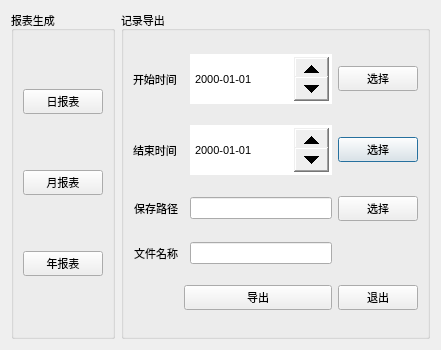
<?xml version="1.0" encoding="UTF-8"?>
<ui version="4.0">
 <class>LogExportModelDlg</class>
 <widget class="QDialog" name="LogExportModelDlg">
  <property name="geometry">
   <rect>
    <x>0</x>
    <y>0</y>
    <width>441</width>
    <height>350</height>
   </rect>
  </property>
  <property name="font">
   <font>
    <family>Ubuntu</family>
    <pointsize>8</pointsize>
    <italic>false</italic>
    <bold>false</bold>
   </font>
  </property>
  <property name="windowTitle">
   <string>Dialog</string>
  </property>
  <property name="styleSheet">
   <string notr="true">font: 8pt &quot;Ubuntu&quot;;</string>
  </property>
  <layout class="QGridLayout" name="gridLayout_2">
   <item row="0" column="1">
    <widget class="QGroupBox" name="groupBox">
     <property name="title">
      <string>记录导出</string>
     </property>
     <layout class="QGridLayout" name="gridLayout">
      <item row="1" column="0" colspan="2">
       <widget class="QLabel" name="label_2">
        <property name="text">
         <string>结束时间</string>
        </property>
       </widget>
      </item>
      <item row="1" column="2">
       <widget class="QDateEdit" name="endDateEdit">
        <property name="minimumSize">
         <size>
          <width>0</width>
          <height>50</height>
         </size>
        </property>
        <property name="styleSheet">
         <string notr="true">QDateEdit::up-button
{
	width: 35px;
	height: 25px;
}

QDateEdit::down-button
{
	width: 35px;
	height: 25px;
}</string>
        </property>
        <property name="displayFormat">
         <string>yyyy-MM-dd</string>
        </property>
       </widget>
      </item>
      <item row="0" column="0">
       <widget class="QLabel" name="label">
        <property name="text">
         <string>开始时间</string>
        </property>
       </widget>
      </item>
      <item row="1" column="3">
       <widget class="QPushButton" name="endDateBtn">
        <property name="text">
         <string>选择</string>
        </property>
       </widget>
      </item>
      <item row="2" column="3">
       <widget class="QPushButton" name="pushButton">
        <property name="text">
         <string>选择</string>
        </property>
       </widget>
      </item>
      <item row="0" column="2">
       <widget class="QDateEdit" name="startDateEdit">
        <property name="minimumSize">
         <size>
          <width>0</width>
          <height>50</height>
         </size>
        </property>
        <property name="styleSheet">
         <string notr="true">QDateEdit::up-button
{
	width: 35px;
	height: 25px;
}

QDateEdit::down-button
{
	width: 35px;
	height: 25px;
}</string>
        </property>
        <property name="displayFormat">
         <string>yyyy-MM-dd</string>
        </property>
       </widget>
      </item>
      <item row="0" column="3">
       <widget class="QPushButton" name="startDateBtn">
        <property name="text">
         <string>选择</string>
        </property>
       </widget>
      </item>
      <item row="2" column="0">
       <widget class="QLabel" name="label_4">
        <property name="text">
         <string>保存路径</string>
        </property>
        <property name="alignment">
         <set>Qt::AlignRight|Qt::AlignTrailing|Qt::AlignVCenter</set>
        </property>
       </widget>
      </item>
      <item row="3" column="0">
       <widget class="QLabel" name="label_3">
        <property name="text">
         <string>文件名称</string>
        </property>
        <property name="alignment">
         <set>Qt::AlignRight|Qt::AlignTrailing|Qt::AlignVCenter</set>
        </property>
       </widget>
      </item>
      <item row="3" column="2">
       <widget class="QLineEdit" name="fileEdit"/>
      </item>
      <item row="2" column="2">
       <widget class="QLineEdit" name="pathEdit"/>
      </item>
      <item row="4" column="1" colspan="2">
       <widget class="QPushButton" name="exportBtn">
        <property name="text">
         <string>导出</string>
        </property>
       </widget>
      </item>
      <item row="4" column="3">
       <widget class="QPushButton" name="quitBtn">
        <property name="maximumSize">
         <size>
          <width>16777215</width>
          <height>37</height>
         </size>
        </property>
        <property name="styleSheet">
         <string notr="true"/>
        </property>
        <property name="text">
         <string>退出</string>
        </property>
        <property name="icon">
         <iconset resource="../../images.qrc">
          <normaloff>:/new/prefix1/image/cancel.png</normaloff>:/new/prefix1/image/cancel.png</iconset>
        </property>
        <property name="iconSize">
         <size>
          <width>45</width>
          <height>45</height>
         </size>
        </property>
       </widget>
      </item>
     </layout>
    </widget>
   </item>
   <item row="0" column="0">
    <widget class="QGroupBox" name="groupBox_2">
     <property name="minimumSize">
      <size>
       <width>50</width>
       <height>0</height>
      </size>
     </property>
     <property name="maximumSize">
      <size>
       <width>190</width>
       <height>16777215</height>
      </size>
     </property>
     <property name="title">
      <string>报表生成</string>
     </property>
     <layout class="QVBoxLayout" name="verticalLayout">
      <item>
       <widget class="QPushButton" name="dayBtn">
        <property name="text">
         <string>日报表</string>
        </property>
       </widget>
      </item>
      <item>
       <widget class="QPushButton" name="monthBtn">
        <property name="text">
         <string>月报表</string>
        </property>
       </widget>
      </item>
      <item>
       <widget class="QPushButton" name="yearBtn">
        <property name="text">
         <string>年报表</string>
        </property>
       </widget>
      </item>
     </layout>
    </widget>
   </item>
  </layout>
 </widget>
 <resources>
  <include location="../../images.qrc"/>
 </resources>
 <connections/>
</ui>
